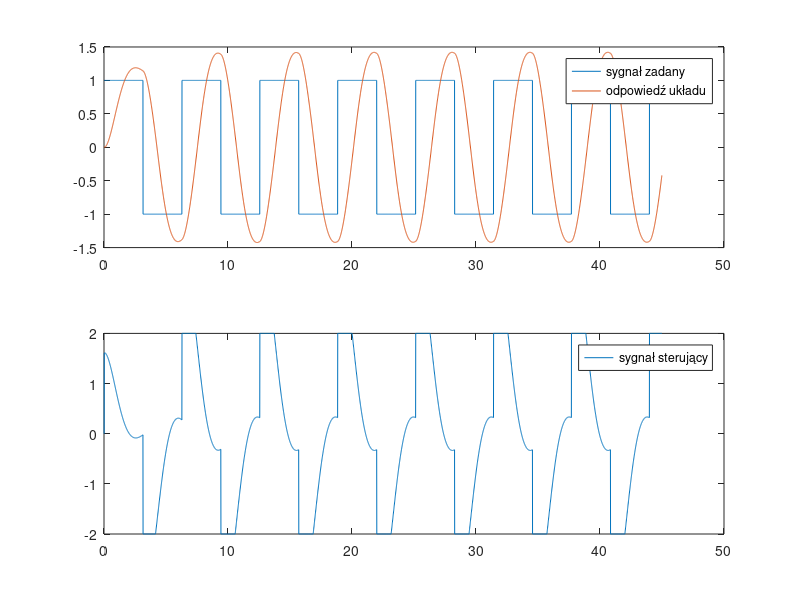

This figure's MATLAB source: (Note: this script raises an error after producing the figure.)
close all; clc; clear all;

%% 4.5 ograniczenie sterowania i AWC
k = 6;
T_1 = 5.9;
T_2 = 0.8;
s = tf('s');
G_s = k/((1+s*T_1)*(1+s*T_2))
%nastawy PID
kp = 1.6;
Ti = 6;
Td = 0.08;
Tp = 0.01;

N = 4500;
t = 0:0.01:44.99;

w = square(t, 50);
y = zeros(1, N);
e = zeros(1, N);
u = zeros(1, N);
y(1) = 0;
y(2) = 0;
e(1) = 1;
e(2) = 1;
sumaUchybow = e(1) + e(2);
%ustawianie ograniczeń
max = 2;
min = -2;
for i=3:N
    %obliczenie uchybu i dotychczasowej sumy uchybow
    e(i) = w(i) - y(i-1);
    sumaUchybow = sumaUchybow + e(i);
    %równanie (6)
    u(i) = kp*((e(i) + Tp/Ti*sumaUchybow + Td/Tp*(e(i)-e(i-1))));
    %4.5 ograniczenie i AWC1
%     if abs(u(i)) > 0.2
%         u(i) = u(i) - kp*Tp/Ti*sum(e);
%     end
    % tutaj funkcja do AWC niestety nie ogarniam jej i nie działa,
    % ograniczenie działa dobrze
    if u(i) < min
        u(i) = min;
    elseif u(i) > max
        u(i) = max;
    end
    %wyznaczone równanie rekursywne
    y(i) = (2-1.42*Tp)*y(i-1) + (-0.21*Tp^2+1.42*Tp-1)*y(i-2) + 1.27* Tp^2*u(i-2);
end
figure;
subplot(2, 1, 1);
plot(t, w);
hold on;
plot(t, y);
legend( 'sygnał zadany', 'odpowiedź układu');
subplot(2, 1, 2);
plot(t, u);
legend('sygnał sterujący');
figure;
fplot(t, y, [-5 5]);